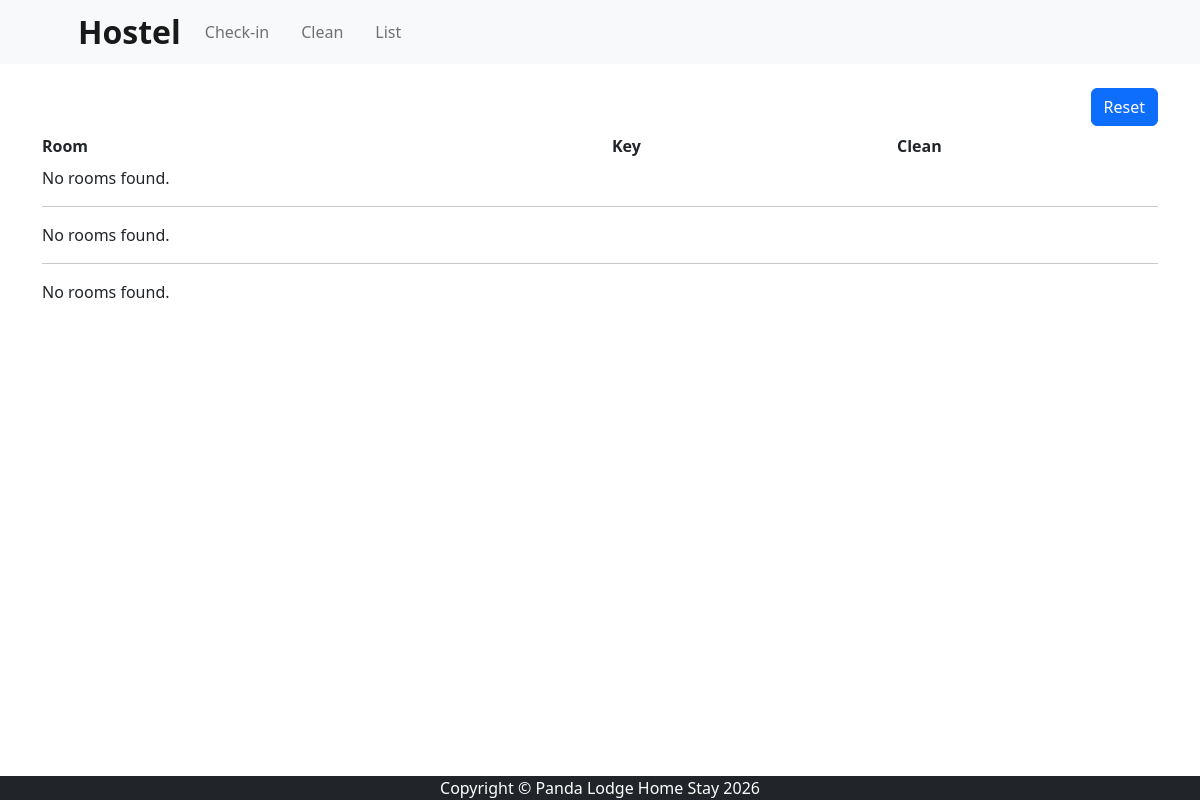
The page /hostel/clean/ (signed in) on the database as committed earlier.
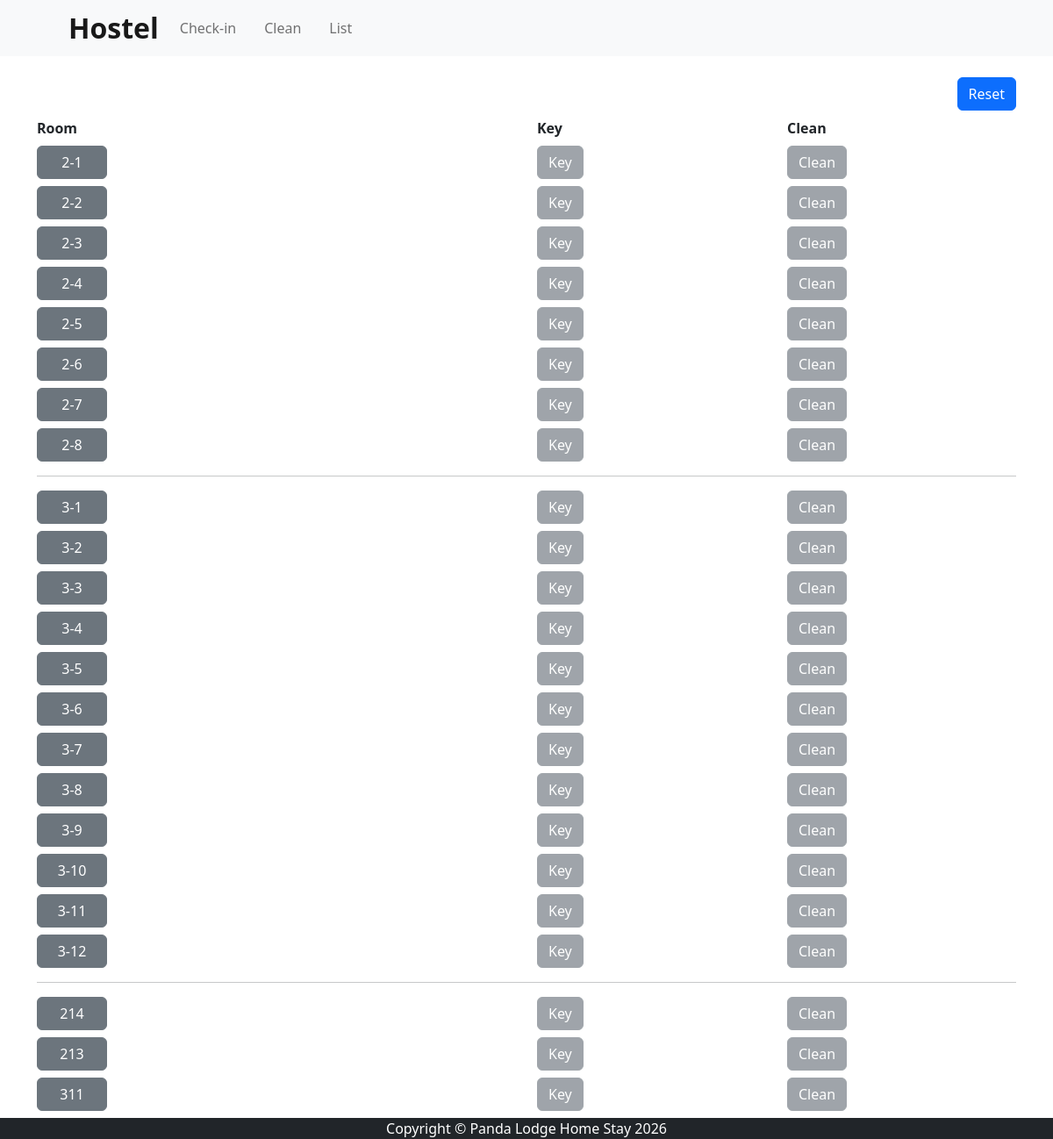
The same page on the database as committed later.
### hostel/models.py (models this page shows, shortened)
class RoomState(models.Model):
    name = models.CharField(max_length=30, blank=False)
    out = models.BooleanField(default=False)
    key = models.BooleanField(default=False)
    is_clean = models.BooleanField(default=False)

### hostel/views.py (the view)
# urls.py: path('clean/', views.clean, name='clean'),
def clean(request):
    if not request.session.get('access_granted'):
        return redirect(f"/hostel/access/?next=/hostel/clean/")
    rooms = RoomState.objects.all().order_by('id')
    rooms1 = rooms[:8]        # first 8
    rooms2 = rooms[8:20]      # 9–20 (index 8 to 19)
    rooms3 = rooms[20:]       # rest
    return render(request, 'hostel/clean.html', {
        'rooms1': rooms1,
        'rooms2': rooms2,
        'rooms3': rooms3,
    })

### cart/context_processors.py (called while the page is built)
def cart(request):
    return {'cart': Cart(request)}

### hostel/context_processors.py (called while the page is built)
def language(request):
    return {
        'lang': request.session.get('lang', 'en')
    }

### store/context_processors.py (called while the page is built)
def base_breadcrumbs(request):
    path = request.path
    parts = path.strip('/').split('/')
    breadcrumbs = []
    url = ''
    for part in parts:
        url += f'/{part}'
        breadcrumbs.append({'name': part.replace('_', ' ').capitalize(), 'url': url})
    return {'breadcrumbs': breadcrumbs}

### hostel/templates/hostel/clean.html (shortened to what this page needs)
{% extends 'hostel/h_base.html' %}
{% block content %}
<div class="container mt-4">
    <div class="row fw-bold mb-2">
        <div class="col-12 text-end mb-2">
          <button class="btn btn-primary" onclick="resetRooms()">
        Reset
    </button>
        </div>
        <div class="col-6">Room</div>
        <div class="col-3">Key</div>
        <div class="col-3">Clean</div>
    </div>
    {% for r in rooms1 %}
    <div class="row mb-2 align-items-center">
        <div class="col-6">
            <button
                style="width: 80px;"
                class="btn toggle-out {% if r.out %}btn-danger{% else %}btn-secondary {% endif %}"
                data-id="{{ r.id }}">
                {{ r.name }}
            </button>
        </div>
        <div class="col-3">
            <button
                class="btn toggle-key
                {% if not r.out %}
                    btn-secondary disabled
                {% elif r.key %}
                    btn-success
                {% else %}
                    btn-outline-success
                {% endif %}"
                data-id="{{ r.id }}">
                Key
            </button>
        </div>
        <div class="col-3">
            <button
                class="btn toggle-clean
                {% if not r.out %}
                    btn-secondary disabled
                {% elif r.is_clean %}
                    btn-success
                {% else %}
                    btn-outline-success
                {% endif %}"
                data-id="{{ r.id }}">
                Clean
            </button>
        </div>
    </div>
    {% empty %}
        <p>No rooms found.</p>
    {% endfor %}
  <hr>
    {% for r in rooms2 %}
    <div class="row mb-2 align-items-center">
        <div class="col-6">
            <button
                style="width: 80px;"
                class="btn toggle-out {% if r.out %}btn-danger{% else %}btn-secondary {% endif %}"
                data-id="{{ r.id }}">
                {{ r.name }}
            </button>
        </div>
        <div class="col-3">
            <button
                class="btn toggle-key
                {% if not r.out %}
                    btn-secondary disabled
                {% elif r.key %}
                    btn-success
                {% else %}
                    btn-outline-success
                {% endif %}"
                data-id="{{ r.id }}">
                Key
            </button>
        </div>
        <div class="col-3">
            <button
                class="btn toggle-clean
                {% if not r.out %}
                    btn-secondary disabled
                {% elif r.is_clean %}
                    btn-success
                {% else %}
                    btn-outline-success
                {% endif %}"
                data-id="{{ r.id }}">
                Clean
            </button>
        </div>
    </div>
    {% empty %}
        <p>No rooms found.</p>
    {% endfor %}
  <hr>
    {% for r in rooms3 %}
    <div class="row mb-2 align-items-center">
        <div class="col-6">
            <button
                style="width: 80px;"
                class="btn toggle-out {% if r.out %}btn-danger{% else %}btn-secondary {% endif %}"
                data-id="{{ r.id }}">
                {{ r.name }}
            </button>
        </div>
        <div class="col-3">
            <button
                class="btn toggle-key
                {% if not r.out %}
                    btn-secondary disabled
                {% elif r.key %}
                    btn-success
                {% else %}
                    btn-outline-success
                {% endif %}"
                data-id="{{ r.id }}">
                Key
            </button>
        </div>
        <div class="col-3">
            <button
                class="btn toggle-clean
                {% if not r.out %}
                    btn-secondary disabled
                {% elif r.is_clean %}
                    btn-success
                {% else %}
                    btn-outline-success
                {% endif %}"
                data-id="{{ r.id }}">
                Clean
            </button>
        </div>
    </div>
    {% empty %}
        <p>No rooms found.</p>
    {% endfor %}
</div>
{% endblock %}

### hostel/templates/hostel/h_base.html (shortened to what this page needs)
{% load static %}
<!DOCTYPE html>
<html lang="en">
    <head>
        <link href="https://cdn.jsdelivr.net/npm/bootstrap-icons@1.5.0/font/bootstrap-icons.css" rel="stylesheet" />
        <link href="{% static 'css/styles.css' %}" rel="stylesheet" />
        <link href="{% static 'css/styles_customized.css' %}" rel="stylesheet" />
    </head>
    <body>
        <div class="page-wrapper">
        {% include 'hostel/h_navbar.html' %}
        {% block content %}
        {% endblock %}
        </div>
        <footer class="py-0 bg-dark">
            <div class="footer"><p class="m-0 text-center text-white">Copyright &copy; Panda Lodge Home Stay 2026</p></div>
        </footer>
    </body>
</html>

### hostel/templates/hostel/h_navbar.html
<nav class="navbar navbar-expand-lg navbar-light bg-light">
    <div class="container px-4 px-lg-5 d-flex justify-content-start align-items-center">
        <a class="navbar-brand me-3" href="{% url 'language' %}">
            <h2 style="font-weight:bold; margin:0;">Hostel</h2>
        </a>
        <ul class="navbar-nav flex-row">
            <li class="nav-item me-3">
                <a class="nav-link" href="{% url 'language' %}">
                    Check-in
                </a>
            </li>
            <li class="nav-item me-3">
                <a class="nav-link" href="{% url 'access' %}?next={% url 'clean' %}">
                    Clean
                </a>
            </li>
            <li class="nav-item me-3">
                <a class="nav-link" href="{% url 'access' %}?next={% url 'glist' %}">
                    List
                </a>
            </li>
        </ul>
    </div>
</nav>

### hostel/templates/hostel/h_header.html (shortened to what this page needs)
{% load url_filters %}

### static/css/styles_customized.css (style rules this page uses)
html, body { height: 100%; margin: 0; display: flex; flex-direction: column; }
.page-wrapper { flex: 1; }
.navbar-nav { --bs-nav-link-padding-y: 0.2rem; }

Rows that differ between the two databases and show on the page:
added RoomState: name "2-1", shown under "Hostel"
added RoomState: name "2-2", shown under "Hostel"
added RoomState: name "2-3", shown under "Hostel"
added RoomState: name "2-4", shown under "Hostel"
added RoomState: name "2-5", shown under "Hostel"
added RoomState: name "2-6", shown under "Hostel"
added RoomState: name "2-7", shown under "Hostel"
added RoomState: {{ r.id }} 8 (drawn), name "2-8", shown under "Hostel"
added RoomState: name "3-1"
added RoomState: name "3-2"
added RoomState: name "3-3"
added RoomState: name "3-4"
added RoomState: name "3-5"
added RoomState: name "3-6"
added RoomState: name "3-7"
added RoomState: name "3-8"
added RoomState: name "3-9"
added RoomState: name "3-10"
added RoomState: name "3-11"
added RoomState: name "3-12"
added RoomState: name "214"
added RoomState: name "213"
added RoomState: name "311"
Other text that changed with them:
text no longer shown: "No rooms found. No rooms found. No rooms found."
